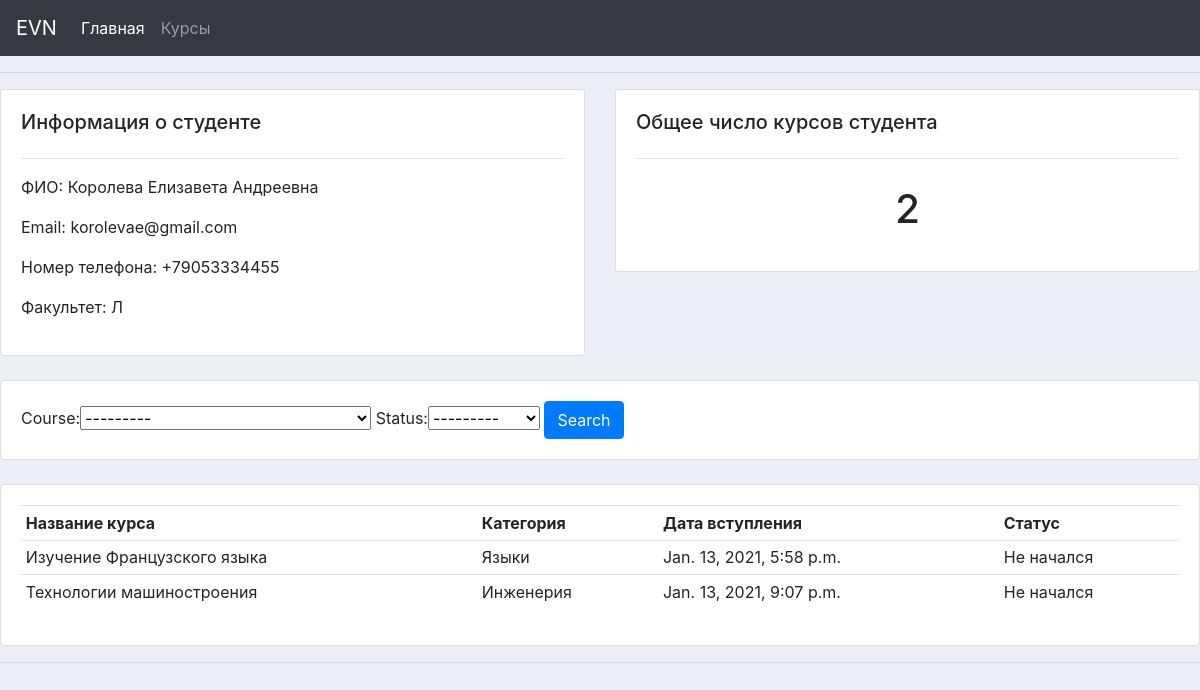
The app's page /student/3/ with its own data.
### accounts/models.py (models this page shows, shortened)
class Student(models.Model):
    full_name = models.CharField(max_length=200, null=True)
    faculty = models.CharField(max_length=200, null=True)
    phone = models.CharField(max_length=200, null=True)
    email = models.CharField(max_length=200, null=True)

class Registration(models.Model):
    STATUS = (
        ('Начался', 'Начался'),
        ('Не начался', 'Не начался'),
    )
    student = models.ForeignKey(Student, null=True, on_delete = models.SET_NULL)
    course = models.ForeignKey(Courses, null=True,on_delete = models.SET_NULL)
    registration_date = models.DateTimeField(auto_now_add=True, null=True)
    status = models.CharField(max_length=50, null=True, choices=STATUS)

class Courses(models.Model):
    CATEGORY = (
        ('IT', 'IT'),
        ('Управление', 'Управление'),
        ('Инженерия', 'Инженерия'),
        ('Языки', 'Языки'),
    )
    name = models.CharField(max_length=200, null=True)
    number_of_hours = models.FloatField(null=True)
    schedule = models.CharField(max_length=50, null=True)
    category = models.CharField(max_length=200, null=True, choices=CATEGORY)
    tags = models.ManyToManyField(Tag)
    def __str__(self):
        return self.name

### accounts/views.py (the view)
# urls.py: path('student/<str:pk>/', views.student, name="student"),
def student(request, pk):
    student = Student.objects.get(id=pk)
    registrations = student.registration_set.all()
    registrations_count = registrations.count()
    myFilter = RegFilter(request.GET, queryset=registrations)
    registrations = myFilter.qs
    context = {
        'student': student,
        'registrations': registrations,
        'registrations_count': registrations_count,
        'myFilter': myFilter
    }
    return render(request, 'accounts/student.html', context)

### accounts/templates/accounts/student.html
{% extends 'accounts/main.html'%}
{% block content %}
    <div class="row">
	<div class="col-md">
		<div class="card card-body">
			<h5>Информация о студенте</h5>
			<hr>
			<p>ФИО: {{student.full_name}}</p>
			<p>Email: {{student.email}}</p>
			<p>Номер телефона: {{student.phone}}</p>
			<p>Факультет: {{student.faculty}}</p>
		</div>
	</div>
	<div class="col-md">
		<div class="card card-body">
			<h5>Общее число курсов студента</h5>
			<hr>
			<h1 style="text-align: center;padding: 10px">{{registrations_count}}</h1>
		</div>
	</div>
</div>
<br>
<div class="row">
	<div class="col">
		<div class="card card-body">
			<form method="get">
				{{myFilter.form}}
		    <button class="btn btn-primary" type="submit">Search</button>
		  </form>
		</div>
	</div>
</div>
<br>
<div class="row">
	<div class="col-md">
		<div class="card card-body">
			<table class="table table-sm">
				<tr>
					<th>Название курса</th>
					<th>Категория</th>
					<th>Дата вступления</th>
					<th>Статус</th>
				</tr>
				{% for registration in registrations %}
				<tr>
					<td>{{registration.course}}</td>
					<td>{{registration.course.category}}</td>
					<td>{{registration.registration_date}}</td>
					<td>{{registration.status}}</td>
				</tr>
				{% endfor %}
			</table>
		</div>
	</div>
</div>
{% endblock %}

### static/css/main.css (style rules this page uses)
body { background-color: #ebeff5; }

### records on screen
Student: full_name "Королева Елизавета Андреевна", email "korolevae@gmail.com", phone "+79053334455", faculty "Л"
Registration: course "Изучение Французского языка", course.category "Языки", registration_date "Jan. 13, 2021, 5:58 p.m.", status "Не начался"
Registration: course "Технологии машиностроения", course.category "Инженерия", registration_date "Jan. 13, 2021, 9:07 p.m.", status "Не начался"

### other values on screen
{{ registrations_count }} "2"
